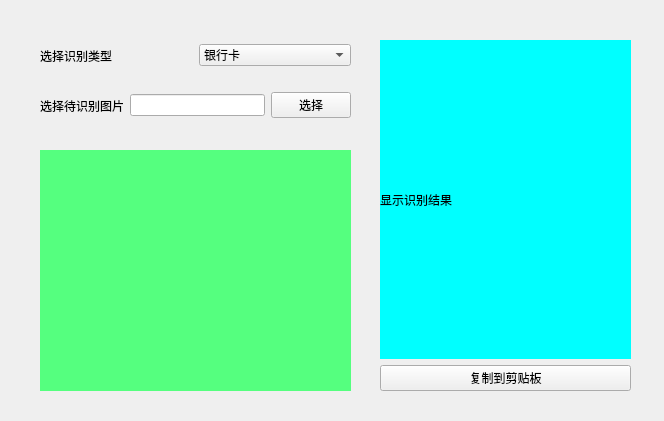
<?xml version="1.0" encoding="UTF-8"?>
<ui version="4.0">
 <class>Form</class>
 <widget class="QWidget" name="Form">
  <property name="geometry">
   <rect>
    <x>0</x>
    <y>0</y>
    <width>664</width>
    <height>421</height>
   </rect>
  </property>
  <property name="windowTitle">
   <string>Form</string>
  </property>
  <widget class="QWidget" name="horizontalLayoutWidget">
   <property name="geometry">
    <rect>
     <x>40</x>
     <y>40</y>
     <width>311</width>
     <height>31</height>
    </rect>
   </property>
   <layout class="QHBoxLayout" name="horizontalLayout">
    <item>
     <widget class="QLabel" name="label">
      <property name="text">
       <string>选择识别类型</string>
      </property>
     </widget>
    </item>
    <item>
     <widget class="QComboBox" name="comboBox">
      <item>
       <property name="text">
        <string>银行卡</string>
       </property>
      </item>
     </widget>
    </item>
   </layout>
  </widget>
  <widget class="QWidget" name="horizontalLayoutWidget_2">
   <property name="geometry">
    <rect>
     <x>40</x>
     <y>90</y>
     <width>311</width>
     <height>31</height>
    </rect>
   </property>
   <layout class="QHBoxLayout" name="horizontalLayout_2">
    <item>
     <widget class="QLabel" name="label_2">
      <property name="text">
       <string>选择待识别图片</string>
      </property>
     </widget>
    </item>
    <item>
     <widget class="QLineEdit" name="lineEdit"/>
    </item>
    <item>
     <widget class="QPushButton" name="pushButton">
      <property name="text">
       <string>选择</string>
      </property>
     </widget>
    </item>
   </layout>
  </widget>
  <widget class="QLabel" name="label_3">
   <property name="geometry">
    <rect>
     <x>40</x>
     <y>150</y>
     <width>311</width>
     <height>241</height>
    </rect>
   </property>
   <property name="styleSheet">
    <string notr="true">background-color: rgb(85, 255, 127);</string>
   </property>
   <property name="text">
    <string/>
   </property>
  </widget>
  <widget class="QWidget" name="verticalLayoutWidget">
   <property name="geometry">
    <rect>
     <x>380</x>
     <y>40</y>
     <width>251</width>
     <height>351</height>
    </rect>
   </property>
   <layout class="QVBoxLayout" name="verticalLayout">
    <item>
     <widget class="QLabel" name="label_4">
      <property name="styleSheet">
       <string notr="true">background-color: rgb(0, 255, 255);</string>
      </property>
      <property name="text">
       <string>显示识别结果</string>
      </property>
     </widget>
    </item>
    <item>
     <widget class="QPushButton" name="pushButton_2">
      <property name="text">
       <string>复制到剪贴板</string>
      </property>
     </widget>
    </item>
   </layout>
  </widget>
 </widget>
 <resources/>
 <connections/>
</ui>
